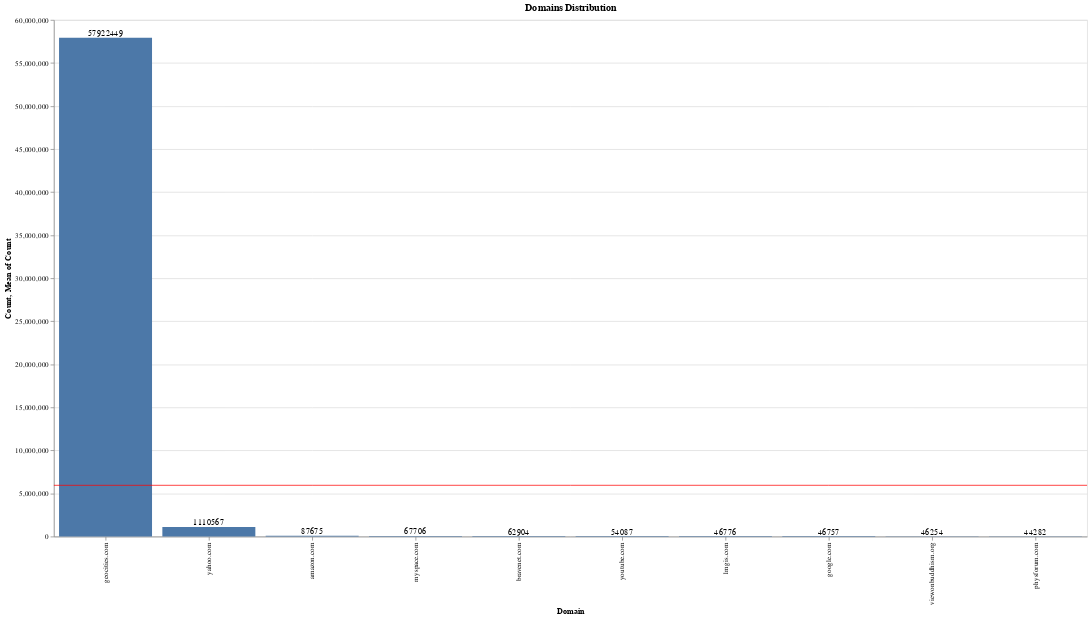

This figure's notebook cell:
### Markdown cell above
What does the distribution of domains look like?

Here we can see which domains are the most frequent within the collection.

### Code cell
top_domains = domain_frequency.sort_values("count", ascending=False).head(10)

top_domains_bar = (
    alt.Chart(top_domains)
    .mark_bar()
    .encode(
        x=alt.X("domain:O", title="Domain", sort="-y"),
        y=alt.Y("count:Q", title="Count, Mean of Count"),
    )
)

top_domains_rule = (
    alt.Chart(top_domains).mark_rule(color="red").encode(y="mean(count):Q")
)

top_domains_text = top_domains_bar.mark_text(align="center", baseline="bottom").encode(
    text="count:Q"
)

(top_domains_bar + top_domains_rule + top_domains_text).properties(
    width=1400, height=700, title="Domains Distribution"
)

### Figure 1 — Vega-Lite specification as saved in the notebook (floating-point values rounded to 4 significant figures)
{"config": {"view": {"continuousWidth": 400, "continuousHeight": 300}}, "layer": [{"mark": "bar", "encoding": {"x": {"field": "domain", "sort": "-y", "title": "Domain", "type": "ordinal"}, "y": {"field": "count", "title": "Count, Mean of Count", "type": "quantitative"}}}, {"mark": {"type": "rule", "color": "red"}, "encoding": {"y": {"aggregate": "mean", "field": "count", "type": "quantitative"}}}, {"mark": {"type": "text", "align": "center", "baseline": "bottom"}, "encoding": {"text": {"field": "count", "type": "quantitative"}, "x": {"field": "domain", "sort": "-y", "title": "Domain", "type": "ordinal"}, "y": {"field": "count", "title": "Count, Mean of Count", "type": "quantitative"}}}], "data": {"name": "data-4c09cf7e5ad68a287053dee1f1ed3229"}, "height": 700, "title": "Domains Distribution", "width": 1400, "$schema": "https://vega.github.io/schema/vega-lite/v4.17.0.json", "datasets": {"data-4c09cf7e5ad68a287053dee1f1ed3229": [{"domain": "geocities.com", "count": 57922449}, {"domain": "yahoo.com", "count": 1110567}, {"domain": "amazon.com", "count": 87675}, {"domain": "myspace.com", "count": 67706}, {"domain": "bravenet.com", "count": 62904}, {"domain": "youtube.com", "count": 54087}, {"domain": "1mgis.com", "count": 46776}, {"domain": "google.com", "count": 46757}, {"domain": "viewonbuddhism.org", "count": 46254}, {"domain": "physforum.com", "count": 44282}]}}
